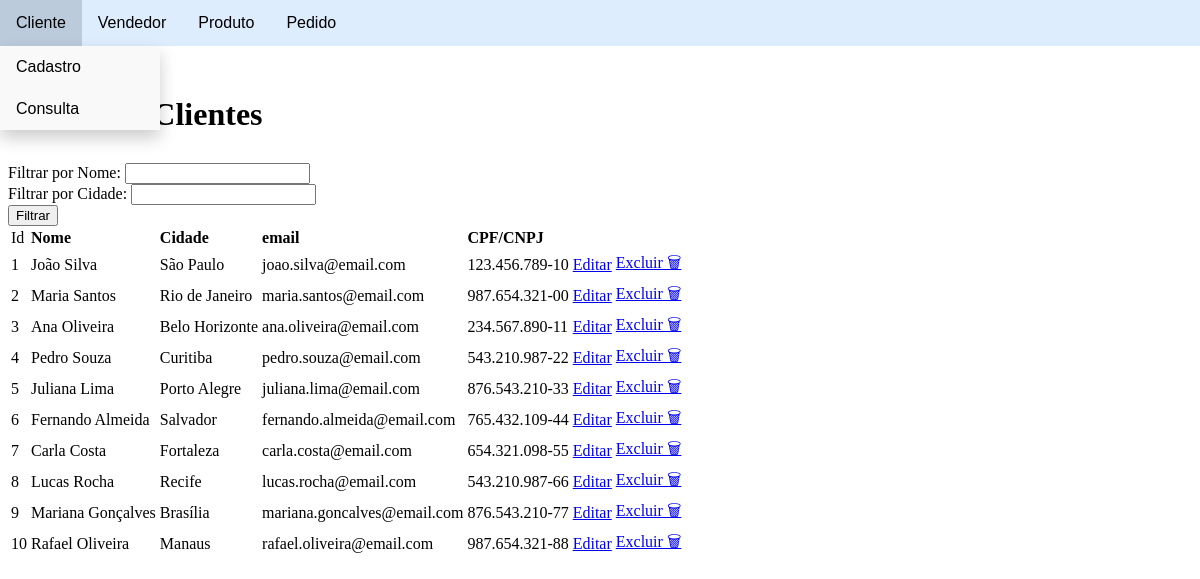
/cliente/consultarCliente.php, run on the app's committed database.
### tables this page shows
CREATE TABLE tb_cliente(
    id INTEGER AUTO_INCREMENT PRIMARY KEY,
    nome VARCHAR(100),
    endereco VARCHAR(100),
    numero VARCHAR(10),
    bairro VARCHAR(100),
    cidade VARCHAR(100),
    estado CHAR(2),
    email VARCHAR(100),
    cpf_cnpj VARCHAR(14),
    rg VARCHAR(9),
    telefone VARCHAR(15),
    celular VARCHAR(15),
    data_nasc DATE,
    salario NUMERIC(12,2)
) engine INNODB;

### cliente/consultarCliente.php (the view, shortened to what this page needs)
<!DOCTYPE html>
<html lang="pt-BR">
<head>
</head>
<body>
    <h1>Consultar Clientes</h1>
    <?php include('../navbar.php') ?>
    <form>
        <label>Filtrar por Nome:</label>
        <input type="text" id="filtro_nome" name="filtro_nome"><br>
        <label>Filtrar por Cidade:</label>
        <input type="text" id="filtro_cidade" name="filtro_cidade"><br>
        <button type="submit">Filtrar</button>
    </form>
    <table>
        <?php
            include('../conexao.php');
            $query = "SELECT * FROM tb_cliente";
            $query .= " ORDER BY id";
            $resu = mysqli_query($con,$query) or die(mysqli_connect_error());
            echo "<tr>";
            echo "<td>Id</td>    ";
            echo "<td> <b> Nome </b></td>";
            echo "<td> <b> Cidade </b></td>";
            echo "<td> <b> email </b></td>";
            echo "<td> <b> CPF/CNPJ </b></td>";
            echo "</tr>";
            while ($reg = mysqli_fetch_array($resu)) {
                echo "<tr class='linha'><td class='id'>".$reg['id']."</td>";
                echo "<td class='nome'>".$reg['nome']."</td>";
                echo "<td class='cidade'>".$reg['cidade']."</td>";
                echo "<td class='email'>".$reg['email']."</td>";
                echo "<td class='cpf_cnpj'>".$reg['cpf_cnpj']."</td>";
                echo "<td class='editar'><a href='atualizarCliente.php?id=".$reg['id']."' class='txtEditEditar'>Editar</a></td>";
                echo "<td class='excluir'><a href='excluirCliente.php?id=".$reg['id']."' class='txtEditExcluir'>Excluir 🗑</a></td></tr>";
            }
        ?>
    </table>
</body>
</html>

### navbar.php (shortened to what this page needs)
<?php
    echo
        "<div class='box'></div>
        <div class='wrapper'>
            <ul>
                <li class='dropdown'>
                    <a href='javascript:void(0)' class='dropbtn'>Cliente</a>
                    <div class='dropdown-content'>
                        <a href='../cliente/cadastrarCliente.php'>Cadastro</a>
                        <a href='../cliente/consultarCliente.php'>Consulta</a>
                    </div>
                </li>
                <li class='dropdown'>
                    <a href='javascript:void(0)' class='dropbtn'>Vendedor</a>
                    <div class='dropdown-content'>
                        <a href='../vendedor/cadastrarVendedor.php'>Cadastro</a>
                        <a href='../vendedor/consultarVendedor.php'>Consulta</a>
                    </div>
                </li>
                <li class='dropdown'>
                    <a href='javascript:void(0)' class='dropbtn'>Produto</a>
                    <div class='dropdown-content'>
                        <a href='../produto/cadastrarProduto.php'>Cadastro</a>
                        <a href='../produto/consultarProduto.php'>Consulta</a>
                    </div>
                </li>
                <li class='dropdown'>
                    <a href='javascript:void(0)' class='dropbtn'>Pedido</a>
                    <div class='dropdown-content'>
                        <a href='../pedido/cadastrarPedido.php'>Cadastro</a>
                        <a href='../pedido/consultarPedido.php'>Consulta</a>
                    </div>
                </li>
            </ul></div>";
?>

### navbar.php (style rules this page uses)
ul { list-style-type: none; margin: 0; padding: 0; overflow: hidden; background-color: #ddedfd; }
li { float: left; }
li a, .dropbtn { display: inline-block; color: black; font-family: Verdana, Geneva, Tahoma, sans-serif; text-align: center; padding: 14px 16px; text-decoration: none; }
li.dropdown { display: inline-block; }
.wrapper { position: fixed; top:0; left:0; width:100%; }
.box { height: 30px; }
h1 { margin:3em 0 0 0; }

### data on the page
tb_cliente: id "1", nome "João Silva", cidade "São Paulo", email "joao.silva@email.com", cpf_cnpj "123.456.789-10"
tb_cliente: id "2", nome "Maria Santos", cidade "Rio de Janeiro", email "maria.santos@email.com", cpf_cnpj "987.654.321-00"
tb_cliente: id "3", nome "Ana Oliveira", cidade "Belo Horizonte", email "ana.oliveira@email.com", cpf_cnpj "234.567.890-11"
tb_cliente: id "4", nome "Pedro Souza", cidade "Curitiba", email "pedro.souza@email.com", cpf_cnpj "543.210.987-22"
tb_cliente: id "5", nome "Juliana Lima", cidade "Porto Alegre", email "juliana.lima@email.com", cpf_cnpj "876.543.210-33"
tb_cliente: id "6", nome "Fernando Almeida", cidade "Salvador", email "fernando.almeida@email.com", cpf_cnpj "765.432.109-44"
tb_cliente: id "7", nome "Carla Costa", cidade "Fortaleza", email "carla.costa@email.com", cpf_cnpj "654.321.098-55"
tb_cliente: id "8", nome "Lucas Rocha", cidade "Recife", email "lucas.rocha@email.com", cpf_cnpj "543.210.987-66"
tb_cliente: id "9", nome "Mariana Gonçalves", cidade "Brasília", email "mariana.goncalves@email.com", cpf_cnpj "876.543.210-77"
tb_cliente: id "10", nome "Rafael Oliveira", cidade "Manaus", email "rafael.oliveira@email.com", cpf_cnpj "987.654.321-88"
